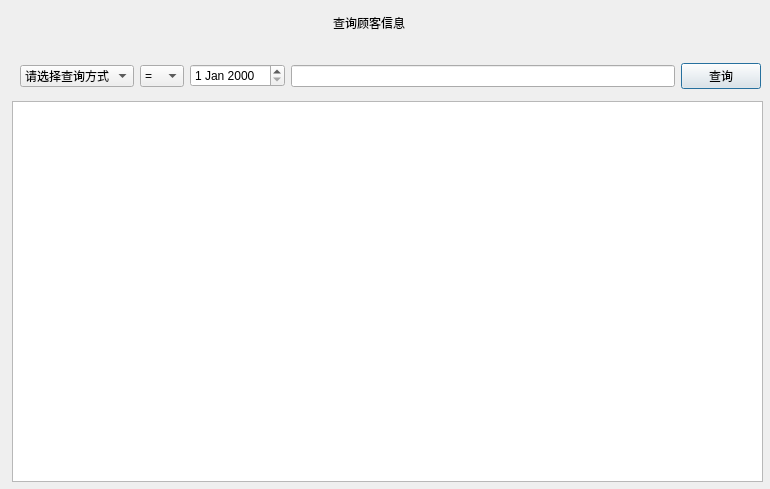
<?xml version="1.0" encoding="UTF-8"?>
<ui version="4.0">
 <class>findcus</class>
 <widget class="QDialog" name="findcus">
  <property name="geometry">
   <rect>
    <x>0</x>
    <y>0</y>
    <width>770</width>
    <height>489</height>
   </rect>
  </property>
  <property name="minimumSize">
   <size>
    <width>770</width>
    <height>489</height>
   </size>
  </property>
  <property name="maximumSize">
   <size>
    <width>770</width>
    <height>489</height>
   </size>
  </property>
  <property name="windowTitle">
   <string>查询顾客信息</string>
  </property>
  <widget class="QLabel" name="label">
   <property name="geometry">
    <rect>
     <x>240</x>
     <y>0</y>
     <width>258</width>
     <height>45</height>
    </rect>
   </property>
   <property name="styleSheet">
    <string notr="true">font: 26pt &quot;方正舒体&quot;;</string>
   </property>
   <property name="text">
    <string>查询顾客信息</string>
   </property>
   <property name="alignment">
    <set>Qt::AlignCenter</set>
   </property>
  </widget>
  <widget class="QTableView" name="tableView">
   <property name="geometry">
    <rect>
     <x>12</x>
     <y>101</y>
     <width>751</width>
     <height>381</height>
    </rect>
   </property>
  </widget>
  <widget class="QWidget" name="layoutWidget">
   <property name="geometry">
    <rect>
     <x>20</x>
     <y>60</y>
     <width>741</width>
     <height>32</height>
    </rect>
   </property>
   <layout class="QHBoxLayout" name="horizontalLayout_3" stretch="1,0,6">
    <item>
     <layout class="QHBoxLayout" name="horizontalLayout_2">
      <item>
       <widget class="QComboBox" name="comboBox">
        <item>
         <property name="text">
          <string>请选择查询方式</string>
         </property>
        </item>
        <item>
         <property name="text">
          <string>按单号查询</string>
         </property>
        </item>
        <item>
         <property name="text">
          <string>按编号查询</string>
         </property>
        </item>
        <item>
         <property name="text">
          <string>按姓名查询</string>
         </property>
        </item>
        <item>
         <property name="text">
          <string>按性别查询</string>
         </property>
        </item>
        <item>
         <property name="text">
          <string>按年龄查询</string>
         </property>
        </item>
        <item>
         <property name="text">
          <string>按住址查询</string>
         </property>
        </item>
        <item>
         <property name="text">
          <string>按电话查询</string>
         </property>
        </item>
        <item>
         <property name="text">
          <string>按症状查询</string>
         </property>
        </item>
        <item>
         <property name="text">
          <string>按已购药品查询</string>
         </property>
        </item>
        <item>
         <property name="text">
          <string>按经办人查询</string>
         </property>
        </item>
        <item>
         <property name="text">
          <string>按时间查询</string>
         </property>
        </item>
        <item>
         <property name="text">
          <string>按备注查询</string>
         </property>
        </item>
       </widget>
      </item>
     </layout>
    </item>
    <item>
     <widget class="QComboBox" name="cb_fuhao">
      <item>
       <property name="text">
        <string>=</string>
       </property>
      </item>
      <item>
       <property name="text">
        <string>&gt;</string>
       </property>
      </item>
      <item>
       <property name="text">
        <string>&lt;</string>
       </property>
      </item>
      <item>
       <property name="text">
        <string>&gt;=</string>
       </property>
      </item>
      <item>
       <property name="text">
        <string>&lt;=</string>
       </property>
      </item>
     </widget>
    </item>
    <item>
     <layout class="QHBoxLayout" name="horizontalLayout">
      <item>
       <widget class="QDateEdit" name="dateEdit"/>
      </item>
      <item>
       <widget class="QLineEdit" name="lineEdit"/>
      </item>
      <item>
       <widget class="QPushButton" name="pushButton">
        <property name="text">
         <string>查询</string>
        </property>
       </widget>
      </item>
     </layout>
    </item>
   </layout>
  </widget>
 </widget>
 <resources/>
 <connections/>
</ui>
